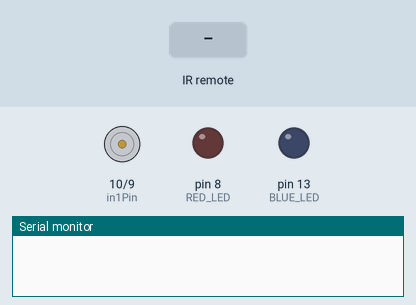
The sketch below on a simulated Arduino Uno, built with avr-gcc and run on an emulated ATmega328P. On the bench: motor-driver pin pairs drawn as motors (green arrow = first pin HIGH = forward, orange = second pin HIGH = backward, longer = more drive, scaled by the enable pin), output pins drawn as LEDs (lit = HIGH), the last lines printed to the serial monitor. Inputs (shaded band) come from the test bench.

Above: at 1.2 s.
1.3 s: infrared code 0xFF02FD received
At 2.0 s:
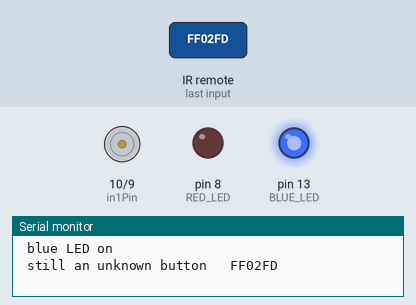
2.8 s: infrared code 0xFFC23D received
At 4.0 s:
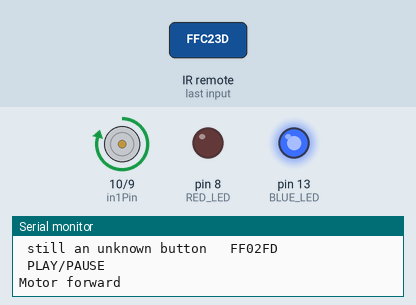
4.5 s: infrared code 0xFF22DD received
At 5.7 s:
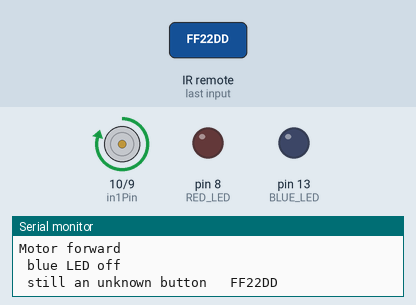
6.0 s: infrared code 0xFF906F received
At 7.4 s:
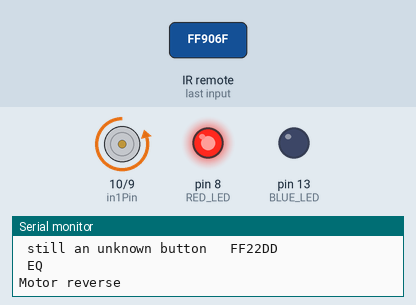
7.7 s: infrared code 0xFF02FD received
At 8.1 s:
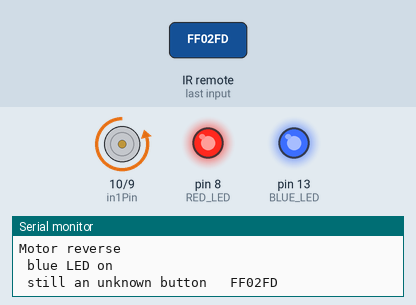
Timing chart, 0 to 10.2 s (numbered marks = the images above; inputs shaded):
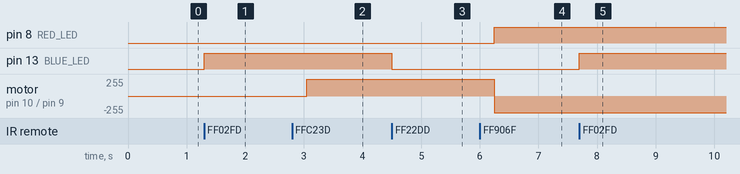

Measured:
- after the input at 1.3 s, pin 13 (BLUE_LED): LOW → HIGH at once
- after the input at 2.8 s, motor on pin 10 (in1Pin) / pin 9 (in2Pin): stopped → forward 250/255 after 0.25 s
- after the input at 4.5 s, pin 13 (BLUE_LED): HIGH → LOW at once
- after the input at 6.0 s, pin 8 (RED_LED): LOW → HIGH after 0.25 s; motor on pin 10 (in1Pin) / pin 9 (in2Pin): forward 250/255 → backward 250/255 after 0.25 s
- after the input at 7.7 s, pin 13 (BLUE_LED): LOW → HIGH at once

The sketch:

IR_remote.ino
```cpp
/**** IR remote related code modified from the source below ****/
/*
  Code belongs to this video https://www.youtube.com/watch?v=wqZwQnh6ZtQ
  writen by Moz for YouTube changel logmaker360.
  13-04-2016
  code works on a car mp3 remote controller
*/


#include <IRremote.h>
// remote constants
int RECV_PIN = 12;
int BLUE_LED = 13;
int RED_LED = 8;
// motor constants
int enablePin = 11;
int in1Pin = 10;
int in2Pin = 9;
// motor direction
boolean reverse;
int speed;
int SPEED = 250;


IRrecv irrecv(RECV_PIN);
decode_results results;

void setup() {
  // **** remote setup *****/
  // initialize the digital pin as an output.
  pinMode(RECV_PIN, INPUT);
  pinMode(BLUE_LED, OUTPUT);
  pinMode(RED_LED, OUTPUT);
  irrecv.enableIRIn(); // Start the receiver
  // **** motor setup *****/
  pinMode(in1Pin, OUTPUT);
  pinMode(in2Pin, OUTPUT);
  pinMode(enablePin, OUTPUT);
  speed = 0;
  reverse = false;
  Serial.begin(9600);
}
void loop() {
  int i = 0;
  if (irrecv.decode(&results)) {
    translateIR();
    unknownRemoter();
    irrecv.resume(); // Receive the next value
  }
  // first run: speed at reduced power just to test
  //int speed = 200;
  setMotor(speed, reverse);
}

void translateIR() // takes action based on IR code received describing Car MP3 IR codes
{

  switch (results.value) {
    case 0xFFA25D:
      Serial.println(" CH-            ");
      break;
    case 0xFF629D:
      Serial.println(" CH             ");
      break;
    case 0xFFE21D:
      Serial.println(" CH+            ");
      break;
    case 0xFF22DD:
      Serial.println(" blue LED off          ");
      digitalWrite(BLUE_LED, LOW);
      break;
    case 0xFF02FD:
      Serial.println(" blue LED on        ");
      digitalWrite(BLUE_LED, HIGH);
      break;
    case 0xFFC23D:
      Serial.println(" PLAY/PAUSE     ");
      break;
    case 0xFFE01F:
      Serial.println(" VOL-           ");
      break;
    case 0xFFA857:
      Serial.println(" VOL+           ");
      break;
    case 0xFF906F:
      Serial.println(" EQ             ");
      break;
    case 0xFF6897:
      Serial.println(" 0              ");
      break;
    case 0xFF9867:
      Serial.println(" 100+           ");
      break;
    case 0xFFB04F:
      Serial.println(" 200+           ");
      break;
    case 0xFF30CF:
      Serial.println(" 1              ");
      break;

    case 0xFF18E7:
      Serial.println(" 2              ");
      break;

    case 0xFF7A85:
      Serial.println(" 3              ");
      break;

    case 0xFF10EF:
      Serial.println(" 4              ");
      break;

    case 0xFF38C7:
      Serial.println(" 5              ");
      break;

    case 0xFF5AA5:
      Serial.println(" 6              ");
      break;

    case 0xFF42BD:
      Serial.println(" 7              ");
      break;

    case 0xFF4AB5:
      Serial.println(" 8              ");
      break;

    case 0xFF52AD:
      Serial.println(" 9              ");
      break;

    default:
      Serial.print(" unknown button   ");
      Serial.println(results.value, HEX);

  }

  delay(250);


}

void unknownRemoter() {                      //this function is from an old remoter see video.
  long MOTOR_FORWARD = 0xFFC23D;
  long MOTOR_REVERSE =  0xFF906F;
  long MOTOR_STOP = 0xFFB04F;

  if (results.value == MOTOR_FORWARD) {
    Serial.println ("Motor forward");
    reverse = false;
    speed = SPEED;
    digitalWrite(RED_LED, LOW);
  }
  else if (results.value == MOTOR_REVERSE )
  {
    Serial.println ("Motor reverse");
    reverse = true;
    speed = SPEED;
    digitalWrite(RED_LED, HIGH);
  }
  else if (results.value == MOTOR_STOP )
  {
    Serial.println ("Motor stop");
    speed = 0;
  } else {
    Serial.print(" still an unknown button   ");
    Serial.println(results.value, HEX);
  }
}


/********** MOTOR CODE ************/
/*
  Adafruit Arduino - Lesson 15. Bi-directional Motor
*/
/*
  int enablePin = 11;
  int in1Pin = 10;
  int in2Pin = 9;
  //int switchPin = 7;
  //int potPin = 0;

  void setup()
  {
  pinMode(in1Pin, OUTPUT);
  pinMode(in2Pin, OUTPUT);
  pinMode(enablePin, OUTPUT);
  //pinMode(switchPin, INPUT_PULLUP);
  }

  void loop()
  {
  // first run: speed at reduced power just to test
  int speed = 200;
  setMotor(speed, reverse);
  }
*/

void setMotor(int speed, boolean reverse)
{
  analogWrite(enablePin, speed);
  digitalWrite(in1Pin, ! reverse);
  digitalWrite(in2Pin, reverse);
}
```
